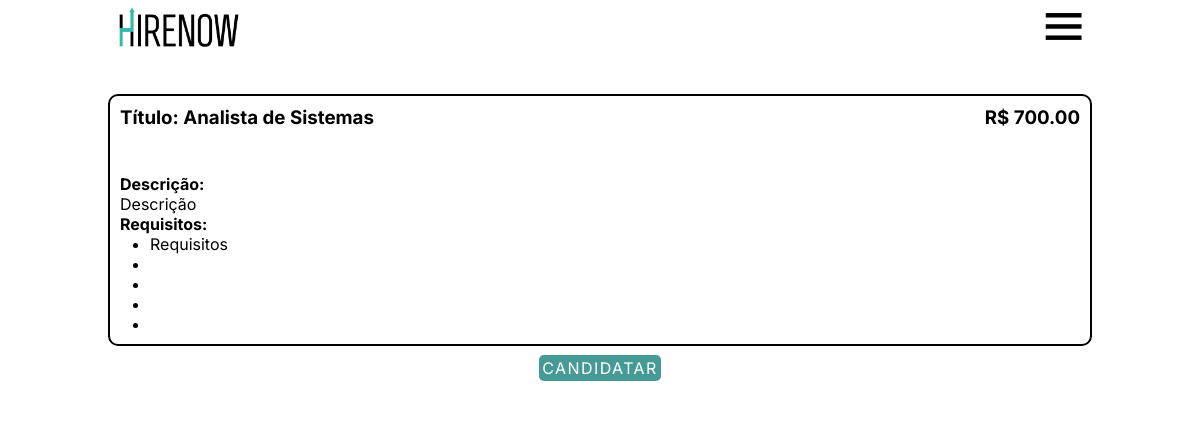
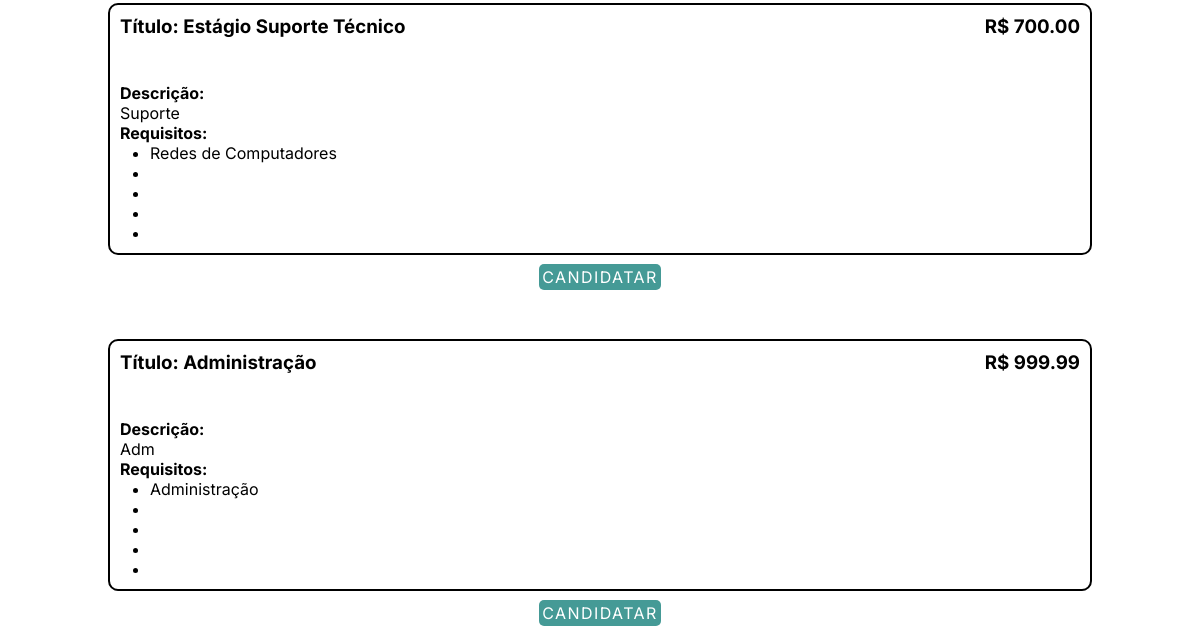
The app's page /login_cadastro/Cand/vagas1.php?email=tiagou@gmail.com&senha=$@DWSEFAs&sm=2&id=1 (signed in), older data (2 pictures, top to bottom).
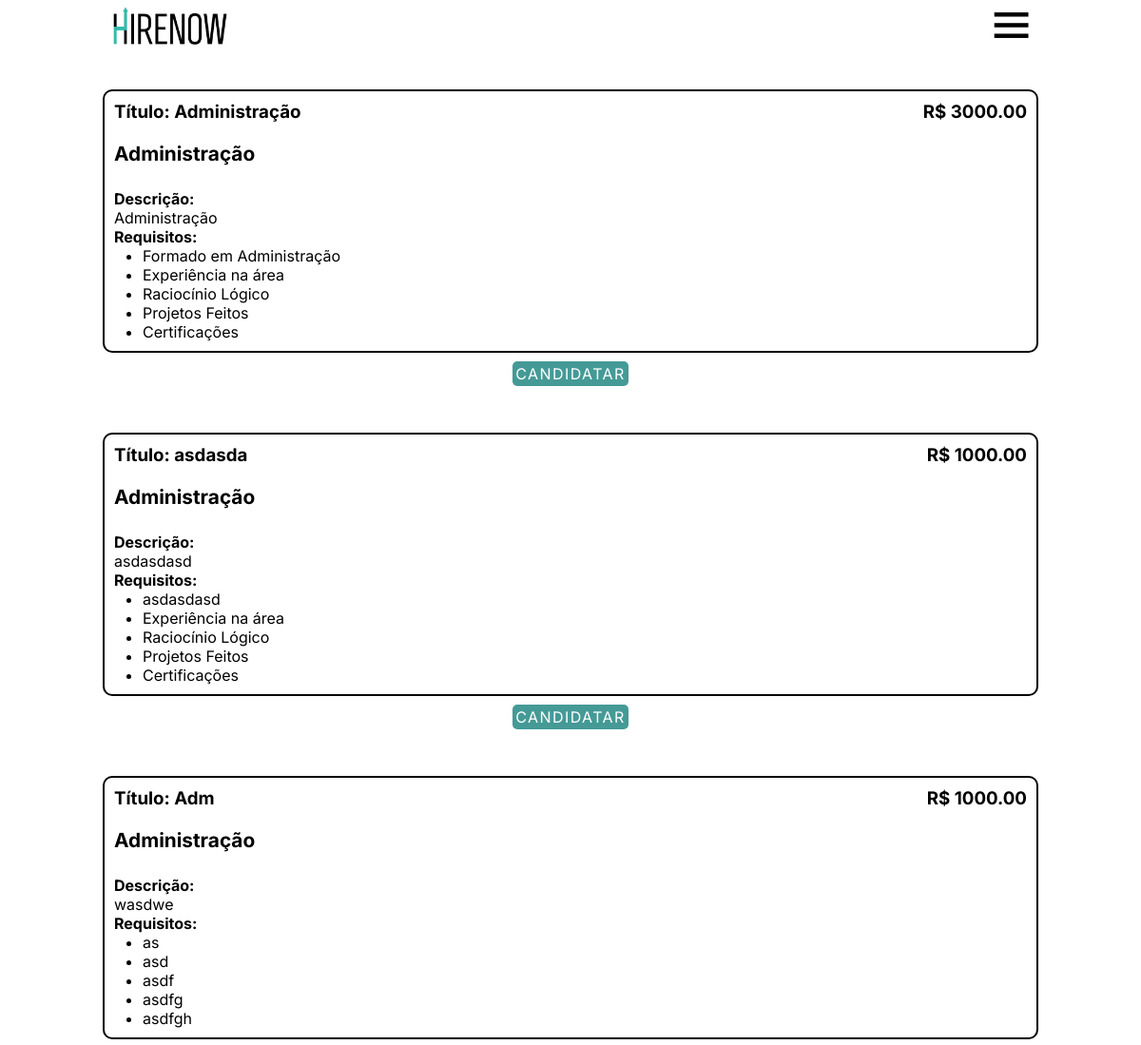
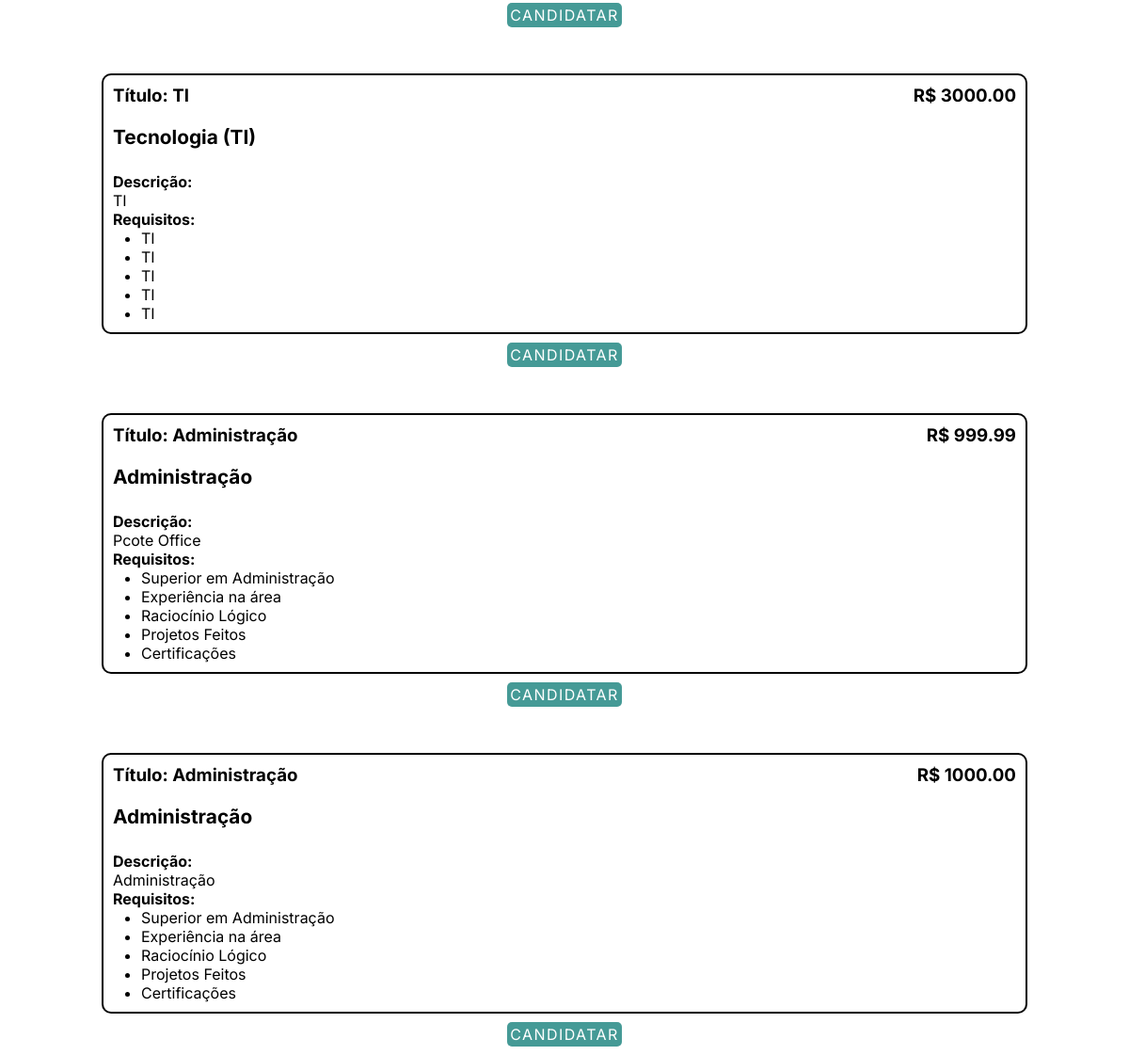
The same page, newer data (2 pictures, top to bottom).
### tables this page shows
CREATE TABLE `vagas` (
  `idVagas` int(11) NOT NULL AUTO_INCREMENT,
  `area` varchar(50) NOT NULL,
  `titulo` varchar(80) NOT NULL,
  `tipo_vaga` varchar(45) NOT NULL,
  `descricao` varchar(300) NOT NULL,
  `requisitos` varchar(45) NOT NULL,
  `requisitos2` varchar(45) DEFAULT NULL,
  `requisitos3` varchar(45) DEFAULT NULL,
  `requisitos4` varchar(45) DEFAULT NULL,
  `requisitos5` varchar(45) DEFAULT NULL,
  `pagamento` decimal(8,2) NOT NULL,
  `id_empresa` int(11) DEFAULT NULL,
  `id_adm` int(11) DEFAULT NULL,
  PRIMARY KEY (`idVagas`),
  KEY `id_empresa_idx` (`id_empresa`),
  KEY `fk_adm2_idx` (`id_adm`),
  CONSTRAINT `fk_adm2` FOREIGN KEY (`id_adm`) REFERENCES `administrador` (`idUsuarios`) ON DELETE SET NULL ON UPDATE CASCADE,
  CONSTRAINT `id_empresa` FOREIGN KEY (`id_empresa`) REFERENCES `empresas` (`idEmpresas`) ON DELETE SET NULL ON UPDATE CASCADE
);

### login_cadastro/Cand/vagas1.php (the view, shortened to what this page needs)
<!DOCTYPE html>
<html lang="pt-br">
<head>
    <link rel="stylesheet" href="css/header.css">
    <link href="https://unpkg.com/boxicons@2.1.4/css/boxicons.min.css" rel="stylesheet" />
</head>
<body>
    <header>
        <img src="../../imagens/logos/hirenow_word.png" alt="Logo" id="logo-word-header" />
        <div class="menu-toggle" onclick="toggleMenu()">
            <span id="menu-icon" class="icon-transition"><i id="bxicon" class='bx bx-menu'></i></span>
        </div>
    </header>
</body>
</html>
<?php
if(urldecode($_GET['email']) && urldecode($_GET['senha']) && urldecode($_GET['sm']) && urldecode($_GET['id'])){
    class Resultado{
        public function ver($a, $b, $c, $d){
            include "../configs/config.php";
            $sql = ("SELECT * FROM vagas WHERE id_empresa != 'NULL'");
            $query = $conexao1->query($sql);
            if($query->num_rows > 0){
                while($linha = $query->fetch_assoc()){
                    echo '<div style="width: 100vw; display: flex; justify-content: center;">
                    <div style="width: 80%; border: 2px solid black; margin-top: 5vh; border-radius: 10px; padding: 10px;">
                    <div style="display: flex; justify-content: space-between;">'.'<h3>Título: '."{$linha['titulo']}".'</h3>'.'<h3>'.'R$ '."{$linha['pagamento']}".'</h3></div><br>'.'<h4 style="font-size: 1.3em;>'.'Área: </h4>'.'<p style="font-size: 1.2em;">'."{$linha['area']}".'</p><br>'.'<h4>Descrição:</h4>
                    <p style="text-align: justify;">'."{$linha['descricao']}".'</p><h4>Requisitos:</h4>
                    <ul style="margin-left: 30px;">'."<li>{$linha['requisitos']}</li><li>{$linha['requisitos2']}</li><li>{$linha['requisitos3']}</li><li>{$linha['requisitos4']}</li><li>{$linha['requisitos5']}</li>".'</ul>'.'<div style="width: 100%; display: flex; justify-content: center;">'.'</div>'.'</div></div>';?>
<center><a href='<?="aplicado.php?email={$a}&senha={$b}&sm={$c}&id={$d}&idvaga={$linha['idVagas']}"?>' style="line-height: 5.5vh;
                    margin-left: 25%;
                    margin-right: 25%;
                    text-align: center;
                    font-size: 1em;
                    padding: 3px;
                    position: relative;
                    width: 100%;
                    height: 5.5vh;
                    border-radius: 5px;
                    border: none;
                    margin-top: 4vh;
                    background-color: #459A96;
                    color: #fff;
                    cursor: pointer;
                    letter-spacing: 0.09em;
                    text-transform: uppercase;
                    transition-duration: 0.5s;">
    <?= $jaexiste->num_rows == 1 ? 'DESCANDIDATAR' : 'CANDiDATAR'; ?>
    </a>
</center><?php
                }
            }
        }
    }
    $res = new Resultado(urlencode($_GET['email']), urlencode($_GET['senha']), urlencode($_GET['sm']), urlencode($_GET['id']));
    $res->ver($res->email, $res->senha, $res->sm, $res->id);
}
?>

### login_cadastro/Cand/css/header.css (style rules this page uses)
* { margin: 0; padding: 0; text-decoration: none; font-family: "Inter", sans-serif; }
header { display: flex; justify-content: space-around; align-items: center; width: 100vw; background: #fff; }
#logo-word-header { padding-left: 0.8%; width: 10%; }
i { color: #000; font-size: 1.4em; }
a { color: #000; font-size: 1.4em; }
.menu-toggle { display: none; font-size: 2.4rem; cursor: pointer; }
#bxicon { display: flex; }
.menu-toggle { display: flex; }

### login_cadastro/Cand/vagas1.php (style rules this page uses)
a { text-decoration: none; color: black; }

Row changes from the older to the newer data that the page shows:
removed vagas: titulo "Analista de Sistemas", pagamento "700.00", descricao "Descrição", requisitos "Requisitos"
removed vagas: titulo "Estágio Suporte Técnico", pagamento "700.00", descricao "Suporte", requisitos "Redes de Computadores"
removed vagas: titulo "Administração", pagamento "999.99", descricao "Adm", requisitos "Administração"
added vagas: titulo "Administração", pagamento "3000.00", area "Administração", descricao "Administração", requisitos "Formado em Administração", requisitos2 "Experiência na área", requisitos3 "Raciocínio Lógico", requisitos4 "Projetos Feitos", requisitos5 "Certificações"
added vagas: titulo "asdasda", pagamento "1000.00", area "Administração", descricao "asdasdasd", requisitos "asdasdasd", requisitos2 "Experiência na área", requisitos3 "Raciocínio Lógico", requisitos4 "Projetos Feitos", requisitos5 "Certificações"
added vagas: titulo "Adm", pagamento "1000.00", area "Administração", descricao "wasdwe", requisitos "as", requisitos2 "asd", requisitos3 "asdf", requisitos4 "asdfg", requisitos5 "asdfgh"
added vagas: titulo "TI", pagamento "3000.00", area "Tecnologia (TI)", descricao "TI", requisitos "TI", requisitos2 "TI", requisitos3 "TI", requisitos4 "TI", requisitos5 "TI"
added vagas: titulo "Administração", pagamento "999.99", area "Administração", descricao "Pcote Office", requisitos "Superior em Administração", requisitos2 "Experiência na área", requisitos3 "Raciocínio Lógico", requisitos4 "Projetos Feitos", requisitos5 "Certificações"
added vagas: titulo "Administração", pagamento "1000.00", area "Administração", descricao "Administração", requisitos "Superior em Administração", requisitos2 "Experiência na área", requisitos3 "Raciocínio Lógico", requisitos4 "Projetos Feitos", requisitos5 "Certificações"
